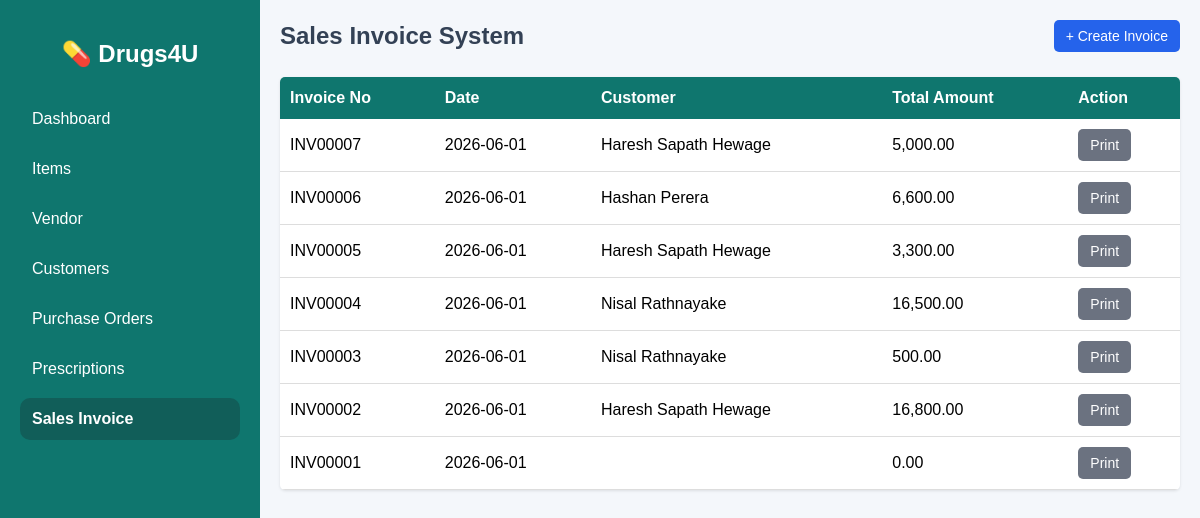
The app's page /sales_invoice.php with its own data.
### tables this page shows
CREATE TABLE `sales_order` (
  `so_id` int(11) NOT NULL,
  `so_no` varchar(20) DEFAULT NULL,
  `so_date` date DEFAULT NULL,
  `cus_id` varchar(20) DEFAULT NULL,
  `cus_name` varchar(100) DEFAULT NULL,
  `address` text DEFAULT NULL,
  `city` varchar(100) DEFAULT NULL,
  `total_amount` decimal(10,2) DEFAULT NULL,
  `created_at` timestamp NOT NULL DEFAULT current_timestamp()
);

### sales_invoice.php (the view, shortened to what this page needs)
<?php
include 'connection.php';
function runQuery($conn, $sql){
    $result = mysqli_query($conn, $sql);
    return $result;
}
$list = runQuery($conn, "SELECT * FROM sales_order ORDER BY so_id DESC");
?>
<!DOCTYPE html>
<html lang="en">
<head>
</head>
<body>
<div class="wrapper">
    <div class="sidebar">
        <h2>💊 Drugs4U</h2>
        <a href="dashboard.php">Dashboard</a>
        <a href="item.php">Items</a>
	    <a href="vendor.php">Vendor</a>
        <a href="customer_list.php">Customers</a>
        <a href="purchase_order.php">Purchase Orders</a>
        <a href="prescription_list.php">Prescriptions</a>
	<a href="sales_invoice.php" class="active">Sales Invoice</a>
    </div>
    <div class="main-content">
        <div class="top-bar">
            <h2>Sales Invoice System</h2>
            <div class="action-buttons">
                <button class="po-btn" onclick="openPopup()">+ Create Invoice</button>
            </div>
        </div>
        <div class="container">
            <div class="table-responsive">
                <table>
                    <tr>
                        <th>Invoice No</th>
                        <th>Date</th>
                        <th>Customer</th>
                        <th>Total Amount</th>
                        <th>Action</th>
                    </tr>
                    <?php while($r = mysqli_fetch_assoc($list)){ ?>
                    <tr>
                        <td><?= $r['so_no'] ?></td>
                        <td><?= $r['so_date'] ?></td>
                        <td><?= $r['cus_name'] ?></td>
                        <td><?= number_format($r['total_amount'], 2) ?></td>
                        <td>
                            <div class="action-cell">
                                <a href="print_invoice.php?so_no=<?= urlencode($r['so_no']) ?>" target="_blank">
                                    <button class="print-btn" type="button">Print</button>
                                </a>
                            </div>
                        </td>
                    </tr>
                    <?php } ?>
                </table>
            </div>
        </div>
    </div>
</div>
</body>
</html>

### sales_invoice.php (style rules this page uses)
body { font-family: Arial, sans-serif; background: #f4f7fb; margin: 0; }
.wrapper { display: flex; flex-direction: row; }
.sidebar { width: 260px; background: #0f766e; color: #fff; height: 100vh; position: fixed; padding: 20px; box-sizing: border-box; overflow-y: auto; z-index: 100; }
.sidebar a.active { background: #115e59; font-weight: bold; }
.sidebar h2 { text-align: center; margin-bottom: 30px; }
.sidebar a { display: block; color: #fff; text-decoration: none; padding: 12px; margin-bottom: 8px; border-radius: 10px; }
.main-content { margin-left: 260px; width: calc(100% - 260px); box-sizing: border-box; }
.container { padding: 20px; }
.top-bar { padding: 20px 20px 5px 20px; display: flex; flex-wrap: wrap; justify-content: space-between; align-items: center; gap: 15px; }
.top-bar h2 { margin: 0; color: #334155; }
.action-buttons { display: flex; gap: 10px; }
button { padding: 8px 12px; border: none; border-radius: 5px; cursor: pointer; font-size: 14px; }
.po-btn { background: #2563eb; color: #fff; }
.print-btn { background: #6b7280; color: #fff; }
.table-responsive { width: 100%; overflow-x: auto; background: #fff; border-radius: 5px; box-shadow: 0 1px 3px rgba(0,0,0,0.1); margin-bottom: 20px; }
table { width: 100%; border-collapse: collapse; min-width: 600px; }
th { background: #0f766e; color: #fff; padding: 12px 10px; text-align: left; }
td { padding: 10px; border-bottom: 1px solid #ddd; }
.action-cell { display: flex; gap: 5px; flex-wrap: wrap; }

### records on screen
sales_order: so_no "INV00007", so_date "2026-06-01", cus_name "Haresh Sapath Hewage", total_amount "5,000.00"
sales_order: so_no "INV00006", so_date "2026-06-01", cus_name "Hashan Perera", total_amount "6,600.00"
sales_order: so_no "INV00005", so_date "2026-06-01", cus_name "Haresh Sapath Hewage", total_amount "3,300.00"
sales_order: so_no "INV00004", so_date "2026-06-01", cus_name "Nisal Rathnayake", total_amount "16,500.00"
sales_order: so_no "INV00003", so_date "2026-06-01", cus_name "Nisal Rathnayake", total_amount "500.00"
sales_order: so_no "INV00002", so_date "2026-06-01", cus_name "Haresh Sapath Hewage", total_amount "16,800.00"
sales_order: so_no "INV00001", so_date "2026-06-01", total_amount "0.00"
